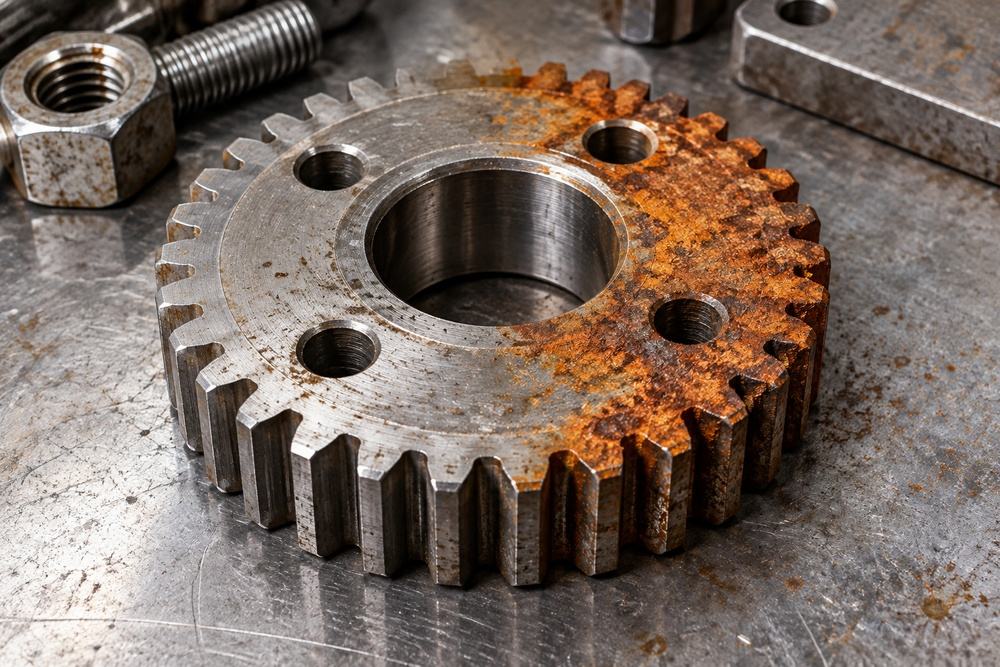
#> input picture data/industrial/metal.jpg, 1000 x 667 px, shrunk from 1536 x 1024 before the run
$ jupyter execute task2_color_thresholding.ipynb
#> lines starting #> are read from the running program, lines starting #| are printed output that depends on the picture; after the words box and inside, x2 and y2 are one past the last pixel; in counts of white or black regions, pixels touching at a corner belong together
[cell 1]
import cv2
import numpy as np
import matplotlib.pyplot as plt

image = cv2.imread("../data/industrial/metal.jpg")
#> image is the input picture: shape (667, 1000, 3); mean B, G, R 96.7, 106.2, 121.4

if image is None:
    raise FileNotFoundError("Industrial image not found.")

rgb = cv2.cvtColor(image, cv2.COLOR_BGR2RGB)
hsv = cv2.cvtColor(image, cv2.COLOR_BGR2HSV)
#> hsv: shape (667, 1000, 3); mean H, S, V 24.4, 67.3, 121.5
lab = cv2.cvtColor(image, cv2.COLOR_BGR2LAB)
#> lab: shape (667, 1000, 3); mean of channels 0, 1, 2 115.2, 132.9, 135.7

[cell 2]
lower = np.array([5, 70, 40])
upper = np.array([25, 255, 255])

mask = cv2.inRange(hsv, lower, upper)
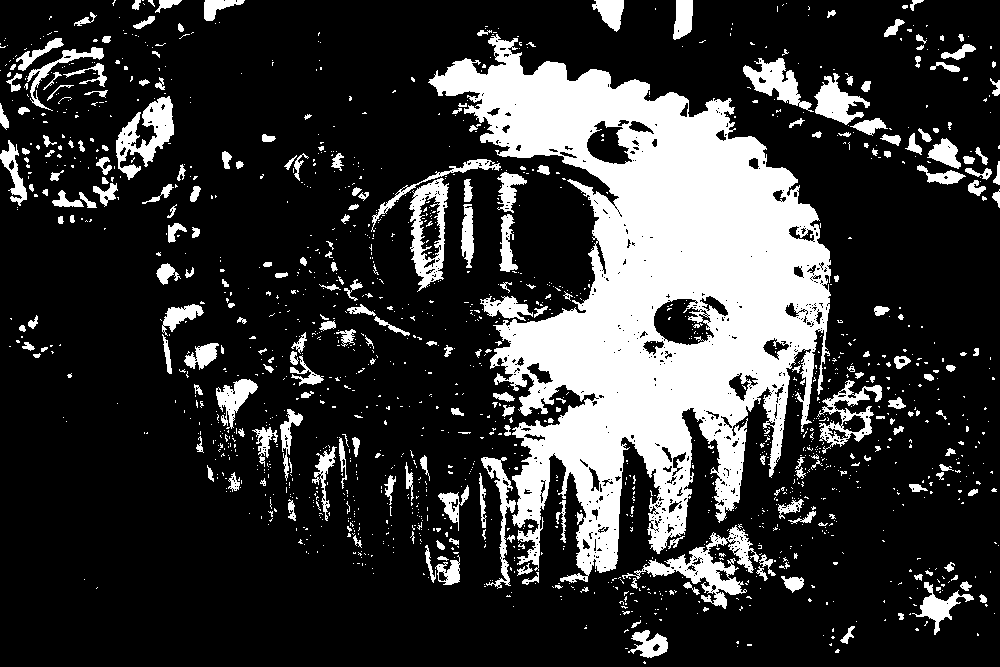
#> mask: shape (667, 1000); 21.6% white; 1573 white regions (1324 under 20 px), largest, box (x1, y1, x2, y2) and area: (428, 34, 831, 583) 98019, (622, 525, 759, 609) 2952, (116, 96, 174, 180) 2103

[cell 3]
_, binary = cv2.threshold(
    mask,
    127,
    255,
    cv2.THRESH_BINARY
)

[cell 4]
isolated = cv2.bitwise_and(
    image,
    image,
    mask=binary
)
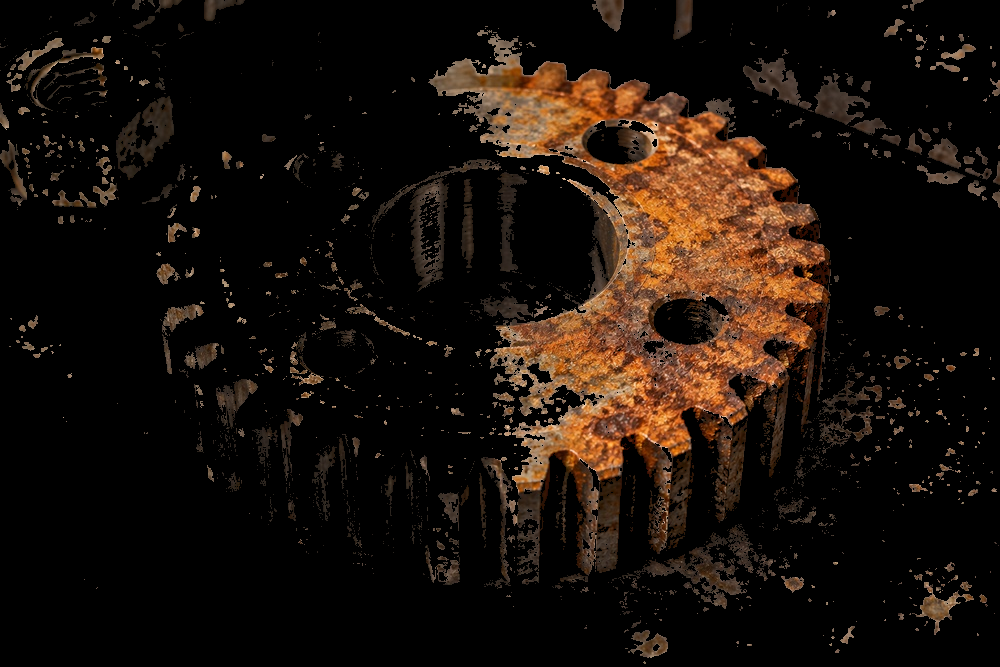
#> isolated: shape (667, 1000, 3); mean B, G, R 10.6, 16.9, 26.1

isolated_rgb = cv2.cvtColor(
    isolated,
    cv2.COLOR_BGR2RGB
)

[cell 5]
plt.figure(figsize=(14, 10))

plt.subplot(2, 3, 1)
plt.imshow(rgb)
plt.title("Original")
plt.axis("off")

plt.subplot(2, 3, 2)
plt.imshow(hsv[:, :, 0], cmap="gray")
plt.title("HSV - H Channel")
plt.axis("off")

plt.subplot(2, 3, 3)
plt.imshow(hsv[:, :, 1], cmap="gray")
plt.title("HSV - S Channel")
plt.axis("off")

plt.subplot(2, 3, 4)
plt.imshow(hsv[:, :, 2], cmap="gray")
plt.title("HSV - V Channel")
plt.axis("off")

plt.subplot(2, 3, 5)
plt.imshow(binary, cmap="gray")
plt.title("Binary Mask")
plt.axis("off")

plt.subplot(2, 3, 6)
plt.imshow(isolated_rgb)
plt.title("Isolated Defect")
plt.axis("off")

plt.tight_layout()
plt.show()
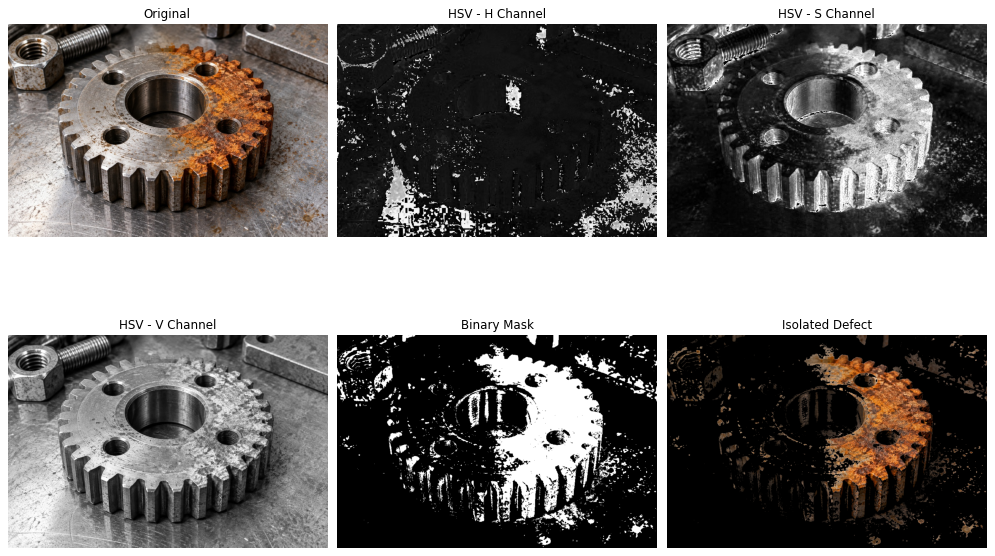
#> figure drawn by matplotlib, 6 panels
